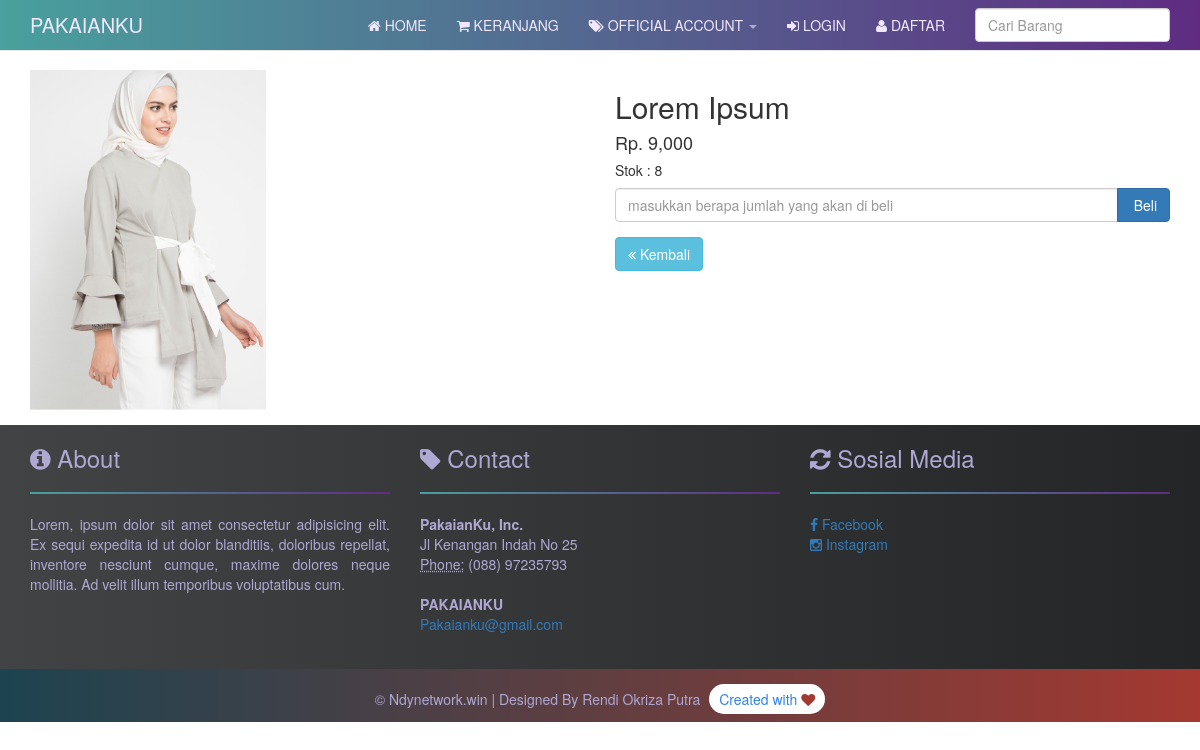
Screenshot of /detail.php?id=1 with the database file from the repository.
### tables this page shows
CREATE TABLE `produk` (
  `id_produk` int(11) NOT NULL,
  `nama_produk` varchar(100) NOT NULL,
  `harga_produk` int(11) NOT NULL,
  `berat_produk` int(11) NOT NULL,
  `foto_produk` varchar(100) NOT NULL,
  `deskripsi_produk` text NOT NULL,
  `stok_produk` int(5) NOT NULL
);

### detail.php (the view, shortened to what this page needs)
<?php include 'koneksi.php'; ?>
<?php
$id_produk = $_GET["id"];
$ambil = $koneksi->query("SELECT * FROM produk WHERE id_produk='$id_produk'");
$detail = $ambil->fetch_assoc();
?>
<?php include 'navbar.php'; ?>
<section class="konten">
    <div class="container">
        <div class="row">
            <div class="col-md-6">
                <img src="img/<?php echo $detail["foto_produk"]; ?>" alt="" class="img-responsive">
            </div>
            <div class="col-md-6">
                <h2><?php echo $detail["nama_produk"]; ?></h2>
                <h4>Rp. <?php echo number_format($detail["harga_produk"]);?></h4>
                <h5>Stok : <?php echo $detail["stok_produk"]; ?></h5>
                <form action="" method="post">
                    <div class="form-group">
                        <div class="input-group">
                            <input type="number" min="1" class="form-control" name="jumlah" placeholder="masukkan berapa jumlah yang akan di beli" max="<?php echo $detail["stok_produk"]; ?>">
                            <div class="input-group-btn">
                                <button class="btn btn-primary" name="beli"><i class="fa fa-cart"></i> Beli</button>
                            </div>
                        </div>
                    </div>
                </form>
                <a href="index.php" class="btn btn-info"> <i class="fa fa-angle-double-left"></i> Kembali</a>
            </div>
        </div>
    </div>
</section>
<?php include 'footer.php' ;?>

### custom.css (style rules this page uses)
html { position: relative; min-height: 100%; }
body { padding-top: 70px; }
.container { min-height: 100%; }
.konten { margin-bottom: 15px; }

### rows the page displays
produk: foto_produk (picture), nama_produk "Lorem Ipsum", harga_produk "9,000", stok_produk "8"
